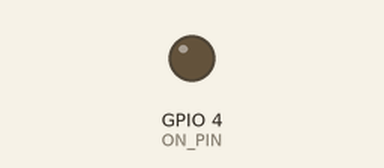
The sketch below on a simulated ESP8266 (NodeMCU). Shown: output pins drawn as LEDs (lit = HIGH). WiFi joins after 1.5 s; servers stay silent unless stated; uploads are accepted with an empty reply; what the sketch prints to the serial monitor is not drawn.

Above: at 2.8 s.
Timing chart, 0 to 4.3 s (numbered marks = the images above):
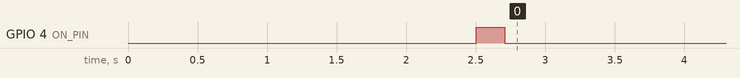

The sketch:

pump.ino
```cpp
#include <ESP8266WiFi.h>
#include <ESP8266HTTPClient.h>
#include <WiFiClientSecure.h>
#include <ArduinoJson.h>

// ESP8266 GPIO Timer Firmware
// Reads input from GPIO pin, if high turns on another GPIO for 5 minutes, then turns it off

const char* ssid = "xxxxx";
const char* password = "xxxxx";
const char* webAppUrl = "xxxxx";

// Pin definitions
const int ON_PIN = 4;  // GPIO pin for output (change as needed)

// Timer variables
unsigned long timerStartTime = 0;
const unsigned long TIMER_DURATION = 5 * 60 * 1000; // 5 minutes in milliseconds
const unsigned long INTERVAL_DURATION = 12UL * 60UL * 60UL * 1000UL; // 12 hours in milliseconds
const unsigned int WIFI_RETRY_COUNT = 30;
bool timerActive = false;
unsigned int retries = 0;
unsigned long lastAutoStartTime = 0;

void setup() {
  // Initialize serial communication for debugging
  Serial.begin(115200);
  delay(1000);

  WiFi.begin(ssid, password);
  while (WiFi.status() != WL_CONNECTED && retries <= WIFI_RETRY_COUNT) {
    delay(500);
    Serial.print(".");
    Serial.print(retries);
    retries++;
  }
  Serial.println("\nWiFi connected.");

  // Configure output pin (relay is active-low, controlled by ground)
  pinMode(ON_PIN, OUTPUT);
  digitalWrite(ON_PIN, HIGH); // Start with relay OFF (HIGH = relay OFF, LOW = relay ON)

  Serial.println("ESP8266 GPIO Timer initialized");
  Serial.print("Output pin: GPIO ");
  Serial.println(ON_PIN);
  Serial.print("Timer duration: ");
  Serial.print(TIMER_DURATION / 1000);
  Serial.println(" seconds");
  Serial.println("Note: Relay is active-low (LOW = ON, HIGH = OFF)");

  // Trigger first run immediately on boot; set to millis() to wait full 12h before first run
  lastAutoStartTime = millis() - INTERVAL_DURATION;

  reportState("esp", "on");
}

void reportState(const char* device, const char* state) {
  if (WiFi.status() == WL_CONNECTED) {
    WiFiClientSecure client;
    HTTPClient http;

    // Skip certificate validation for Google Apps Script
    // This is acceptable for non-sensitive data
    client.setInsecure();

    // Create JSON object
    String jsonStr;
    DynamicJsonDocument doc(1024);
    doc["device"] = device;
    doc["state"] = state;
    serializeJson(doc, jsonStr);

    http.begin(client, webAppUrl);
    http.addHeader("Content-Type", "application/json");

    int httpResponseCode = http.POST(jsonStr);

    if (httpResponseCode > 0) {
      Serial.printf("[HTTP] POST... code: %d\n", httpResponseCode);
      String response = http.getString();
      Serial.println(response);
    } else {
      Serial.printf("[HTTP] POST... failed, error: %s\n", http.errorToString(httpResponseCode).c_str());
    }
    http.end();
  }
}

void loop() {
  // Scheduled trigger: turn ON_PIN every 12 hours for 5 minutes
  if (!timerActive) {
    unsigned long sinceLast = millis() - lastAutoStartTime;
    if (sinceLast >= INTERVAL_DURATION) {
      timerStartTime = millis();
      timerActive = true;
      lastAutoStartTime = timerStartTime;
      digitalWrite(ON_PIN, LOW); // active-low: LOW = ON
      Serial.println("Scheduled 12h trigger - Timer started, pump ON");
      reportState("pump", "on");
    }
  }

  // Check if timer is active and if 5 minutes have elapsed
  if (timerActive) {
    unsigned long elapsedTime = millis() - timerStartTime;

    if (elapsedTime >= TIMER_DURATION) {
      // 5 minutes have passed - turn off relay
      digitalWrite(ON_PIN, HIGH); // Set HIGH to turn relay OFF (active-low)
      timerActive = false;
      Serial.println("5 minutes elapsed - Timer stopped, pump OFF");

      reportState("pump", "off");
    } else {
      // Timer still running
      unsigned long remainingSeconds = (TIMER_DURATION - elapsedTime) / 1000;
    }
  }

  // Small delay to prevent excessive CPU usage
  delay(100);
}
```

Measured:
- by itself, GPIO 4 (ON_PIN): HIGH → LOW at 2.7 s
